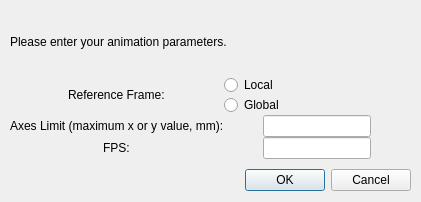
<?xml version="1.0" encoding="UTF-8"?>
<ui version="4.0">
 <class>Animate</class>
 <widget class="QMainWindow" name="Animate">
  <property name="geometry">
   <rect>
    <x>0</x>
    <y>0</y>
    <width>421</width>
    <height>202</height>
   </rect>
  </property>
  <property name="sizePolicy">
   <sizepolicy hsizetype="Minimum" vsizetype="Minimum">
    <horstretch>0</horstretch>
    <verstretch>0</verstretch>
   </sizepolicy>
  </property>
  <property name="windowTitle">
   <string>Choosing Animation</string>
  </property>
  <widget class="QWidget" name="centralwidget">
   <property name="sizePolicy">
    <sizepolicy hsizetype="Preferred" vsizetype="Minimum">
     <horstretch>0</horstretch>
     <verstretch>0</verstretch>
    </sizepolicy>
   </property>
   <widget class="QWidget" name="verticalLayoutWidget">
    <property name="geometry">
     <rect>
      <x>10</x>
      <y>10</y>
      <width>401</width>
      <height>181</height>
     </rect>
    </property>
    <layout class="QVBoxLayout" name="verticalLayout_3">
     <property name="spacing">
      <number>0</number>
     </property>
     <property name="sizeConstraint">
      <enum>QLayout::SetMinimumSize</enum>
     </property>
     <item>
      <widget class="QLabel" name="label">
       <property name="sizePolicy">
        <sizepolicy hsizetype="Minimum" vsizetype="Minimum">
         <horstretch>0</horstretch>
         <verstretch>0</verstretch>
        </sizepolicy>
       </property>
       <property name="maximumSize">
        <size>
         <width>16777215</width>
         <height>200</height>
        </size>
       </property>
       <property name="text">
        <string>&lt;html&gt;&lt;head/&gt;&lt;body&gt;&lt;p&gt;Please enter your animation parameters.&lt;/p&gt;&lt;/body&gt;&lt;/html&gt;</string>
       </property>
      </widget>
     </item>
     <item>
      <layout class="QGridLayout" name="gridLayout">
       <item row="6" column="1" alignment="Qt::AlignHCenter">
        <widget class="QLineEdit" name="lim"/>
       </item>
       <item row="6" column="0" alignment="Qt::AlignHCenter">
        <widget class="QLabel" name="label_3">
         <property name="text">
          <string>Axes Limit (maximum x or y value, mm):</string>
         </property>
        </widget>
       </item>
       <item row="1" column="0" alignment="Qt::AlignHCenter">
        <widget class="QLabel" name="label_2">
         <property name="maximumSize">
          <size>
           <width>16777215</width>
           <height>100</height>
          </size>
         </property>
         <property name="text">
          <string>Reference Frame:</string>
         </property>
        </widget>
       </item>
       <item row="1" column="1">
        <layout class="QVBoxLayout" name="verticalLayout">
         <item>
          <widget class="QRadioButton" name="radioButton">
           <property name="text">
            <string>Local</string>
           </property>
          </widget>
         </item>
         <item>
          <widget class="QRadioButton" name="radioButton_2">
           <property name="text">
            <string>Global</string>
           </property>
          </widget>
         </item>
        </layout>
       </item>
       <item row="7" column="0" alignment="Qt::AlignHCenter">
        <widget class="QLabel" name="label_4">
         <property name="text">
          <string>FPS:</string>
         </property>
        </widget>
       </item>
       <item row="7" column="1" alignment="Qt::AlignHCenter">
        <widget class="QLineEdit" name="fps"/>
       </item>
      </layout>
     </item>
     <item>
      <spacer name="verticalSpacer">
       <property name="orientation">
        <enum>Qt::Vertical</enum>
       </property>
       <property name="sizeType">
        <enum>QSizePolicy::Fixed</enum>
       </property>
       <property name="sizeHint" stdset="0">
        <size>
         <width>20</width>
         <height>10</height>
        </size>
       </property>
      </spacer>
     </item>
     <item>
      <widget class="QDialogButtonBox" name="buttonBox">
       <property name="standardButtons">
        <set>QDialogButtonBox::Cancel|QDialogButtonBox::Ok</set>
       </property>
      </widget>
     </item>
    </layout>
   </widget>
  </widget>
 </widget>
 <resources/>
 <connections/>
</ui>
